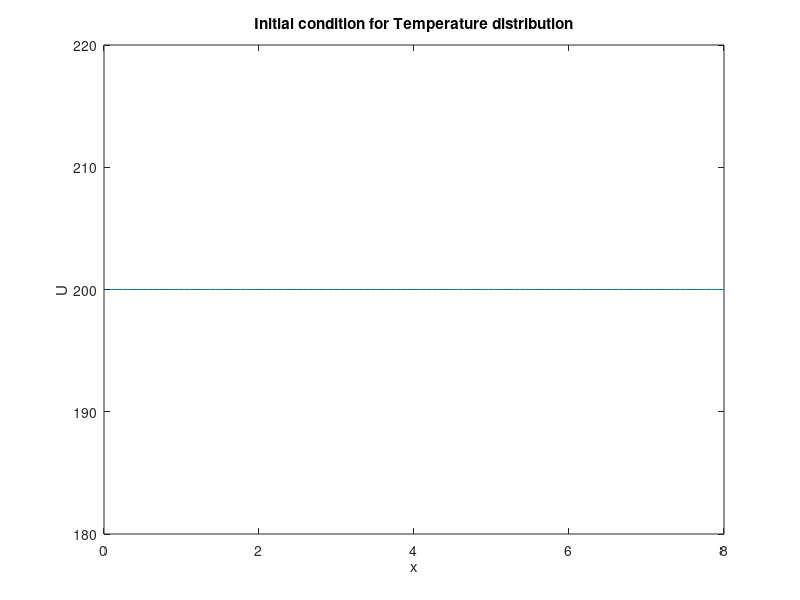
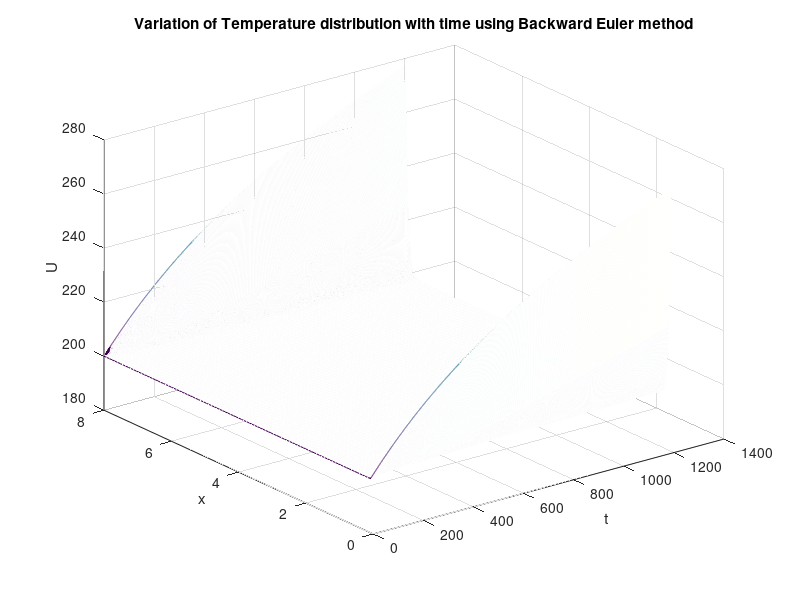
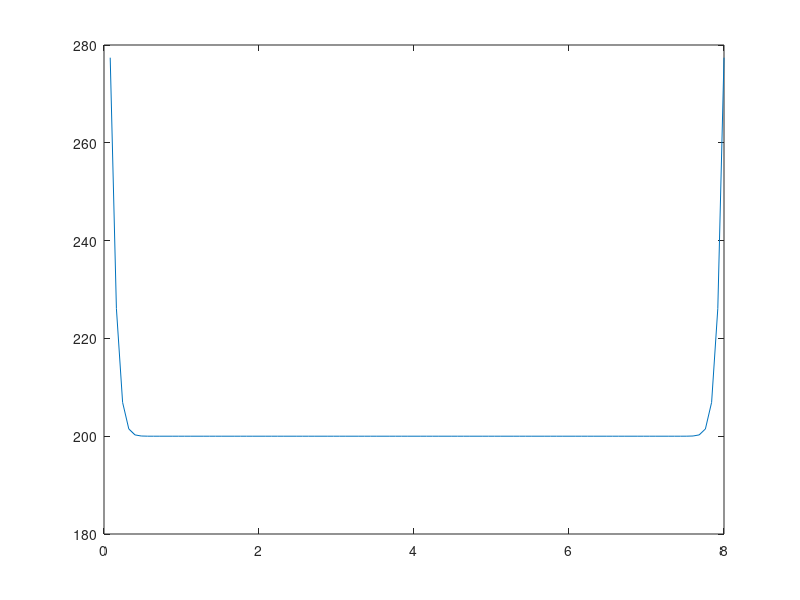

These figures' MATLAB source, in order:
%% BackwardEuler.m

%% Author: Louise Olsen-Kettle (email: l.kettle1@uq.edu.au, @DrOlsen-Kettle)
%% Code to supplement lecture notes by Louise Olsen-Kettle:
%% Numerical solution of Partial Differential Equations (PDEs)
%% Webpage: http://espace.library.uq.edu.au/view/UQ:239427
%% ISBN: 978-1-74272-149-1

% using an implicit backward Euler method for the heat equation U_t = beta*U_xx
x1=0;
a = 8.; % length of bar in x-direction
x2=a;

T = 1200.; % length of time for solution

n = 99;   % no of grid points Xn
m = 12000.;

dx = a/(n+1.); % grid spacing in x direction

dt = T/m; %0.01

t=0.; % initial time = 0


beta = 21.5/(8000*510); % thermal diffusivity constant

s = beta*dt/(dx^2);  % gain parameter 

if s > 0.5
   fprintf('gain parameter > 0.5 - implicit backward Euler method is still stable');
end

% build the A matrix to march finite difference solution forward in time

% check first with n=3 to test that you are getting the right A matrix and b vector:

%s=1  % checkpoint values comment out later!!!
%n=3  % checkpoint values comment out later!!!

% because we have a Neumann boundary condition at x=a we are solving for U_1 to U_(n+1)

Adiag = (1+2*s)*ones(n+1,1);

Asubs = -s*ones(n+1,1);

Asuper = -s*ones(n+1,1);

A = spdiags([Asubs,Adiag,Asuper],[-1 0 1],n+1,n+1);

% specify boundary conditions through vector b and by changing any rows in A matrix needed - for Neumann boundary conditions
 
% for Neumann boundary conditions at x = a: (approximating du/dx with leapfrog in spatial derivative)
A(1,2) = -2.*s;
A(n+1,n) = -2.*s;

b= zeros(n+1,1);

% for Dirichlet boundary conditions at x=0: b[1] = s*g1(t_k)
% U(x=0, t) = 1.
b(1) = 2*(2e4/21.5).*s*dx;
% for Neumann boundary conditions at x = a: b[n] = s*dx*g2(t_k)
% U_x(x=a,t) = 2.
b(n+1) =  2*(2e4/21.5).*s*dx;
% b % check b is right too!

% set up mesh in x-direction:
x = linspace(x1+dx,x2, n+1)';   

% Set up vector U^0 at time tk=0: U(x,0) = f(x)
% using U(x,0) = 2*x + sin(2*pi*x) + 1
 
U_tk = 200*ones(n+1,1); %2.*x + sin(2*pi*x) + 1.;

figure(1)
plot (x,U_tk,'-')
title ('Initial condition for Temperature distribution')
xlabel ('x')
ylabel ('U')

% store solution for each time in matrix U((n+1) x m):

U=zeros(n+1,m);
tvec=zeros(m,1);

U(:,1) = U_tk;
tvec(1) = t;

% now march solution forward in time using U_tk+1 = inverse(A)*(U_tk + b):

for k = 1:m
    t = t+dt;
    % if boundary conditions vary with time you need to update b here
    % with implicit method we solve a matrix equation at each step:
    c = U_tk + b;
    U_tk_1 = A\c;  
    % this is very time consuming later we will discuss faster ways to solve this problem using iterative methods

    U(:,k) = U_tk_1;
 
    % for next time step:
    U_tk = U_tk_1;
    tvec(k) = t;

end



figure(2)
mesh (tvec,x,U)
title ('Variation of Temperature distribution with time using Backward Euler method')
xlabel ('t')
ylabel ('x')
zlabel ('U')

figure(3)
plot (x,U(:,m),'-')


































